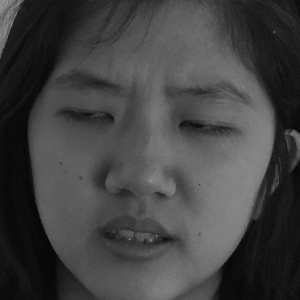
#> input picture final_project/cary_test/0.jpg, 300 x 300 px; its folder holds only this picture in this run
$ python resize.py
#> lines starting #> are read from the running program, lines starting #| are printed output that depends on the picture
import cv2
import glob

WIDTH = 300
HEIGHT = 300

# faceCascade = cv2.CascadeClassifier("haarcascade_frontalface_default.xml")
# faceCascade = cv2.CascadeClassifier("haarcascade_frontalcatface_extended.xml")
# faceCascade = cv2.CascadeClassifier("haarcascade_frontalcatface.xml")
faceCascade = cv2.CascadeClassifier("haarcascade_frontalface_default.xml")

 # initialize the camera and grab a reference to the raw camera capture

i = 0
for filename in glob.glob("cary_test/*.JPG"):
    image = cv2.imread(filename)
#> image is the input picture: shape (300, 300, 3); min 0, max 152, mean 66.3
    #print(a1.shape)
    print(1)
    gray = cv2.cvtColor(image, cv2.COLOR_BGR2GRAY)
    # gray = cv2.equalizeHist(gray)
    print(2)
    faces = faceCascade.detectMultiScale(
        gray,
        scaleFactor=1.1,
        minNeighbors=5,
        minSize=(30, 30),
        flags = cv2.CASCADE_SCALE_IMAGE
        )
#> faces = [[25, 21, 250, 250]]
    print(3)
    if(len(faces) > 0):
        for (x, y, w, h) in faces:
            # cv2.rectangle(image, (x, y), (x+w, y+h), (0, 255, 0), 2)
            face = gray[y:y+h, x:x+w]
            cv2.imwrite(str(i)+".jpg", cv2.resize(face, (WIDTH, HEIGHT)))
            i = i+1
#> this loop made 1 pass
#> (x, y, w, h, i) on pass 1: (25, 21, 250, 250, 1)
#> pass 1, `face = gray[y:y+h, x:x+w]`:
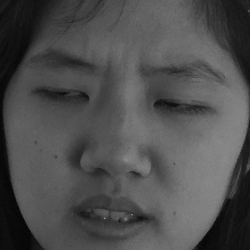
#> face: shape (250, 250); min 0, max 152, mean 78.4
#> after the loop, i = 1

    else:
        print("no faces")

$ run again, on final_project/cary_test/2.jpg
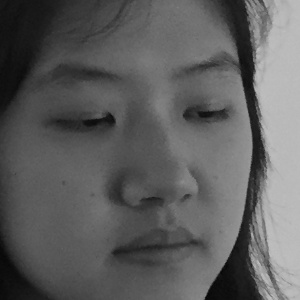
#> input picture final_project/cary_test/2.jpg, 300 x 300 px
#> image is the input picture: shape (300, 300, 3); min 4, max 193, mean 94.1
#> faces = [[26, 17, 252, 252]]
#> the loop `for (x, y, w, h) in faces:` made 1 pass
#> (x, y, w, h, i) on pass 1: (26, 17, 252, 252, 1)
#> pass 1, `face = gray[y:y+h, x:x+w]`:
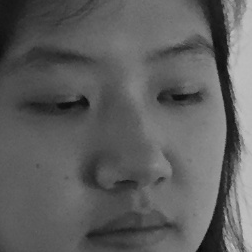
#> face: shape (252, 252); min 9, max 192, mean 93.9
#> after the loop `for (x, y, w, h) in faces:`: i = 1

$ run again, on final_project/cary_test/4.jpg
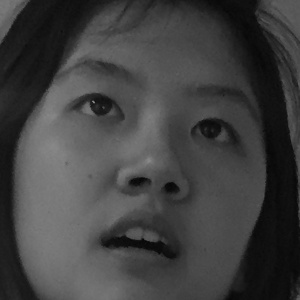
#> input picture final_project/cary_test/4.jpg, 300 x 300 px
#> image is the input picture: shape (300, 300, 3); min 4, max 137, mean 65
#> faces = [[22, 13, 259, 259]]
#> the loop `for (x, y, w, h) in faces:` made 1 pass
#> (x, y, w, h, i) on pass 1: (22, 13, 259, 259, 1)
#> pass 1, `face = gray[y:y+h, x:x+w]`:
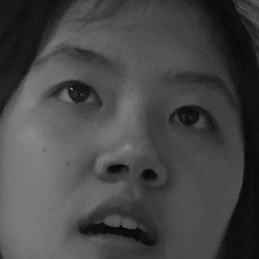
#> face: shape (259, 259); min 4, max 137, mean 70.4
#> after the loop `for (x, y, w, h) in faces:`: i = 1

$ run again, on final_project/cary_test/1.jpg
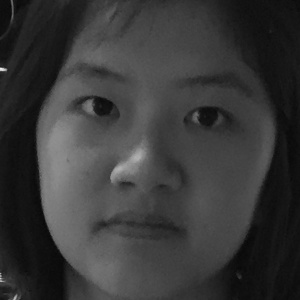
#> input picture final_project/cary_test/1.jpg, 300 x 300 px
#> image is the input picture: shape (300, 300, 3); min 7, max 236, mean 56.4
#> faces = [[18, 24, 254, 254]]
#> the loop `for (x, y, w, h) in faces:` made 1 pass
#> (x, y, w, h, i) on pass 1: (18, 24, 254, 254, 1)
#> pass 1, `face = gray[y:y+h, x:x+w]`:
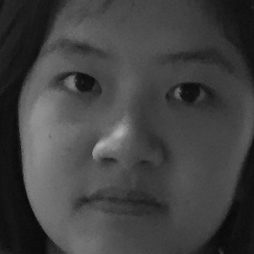
#> face: shape (254, 254); min 7, max 177, mean 65.4
#> after the loop `for (x, y, w, h) in faces:`: i = 1
